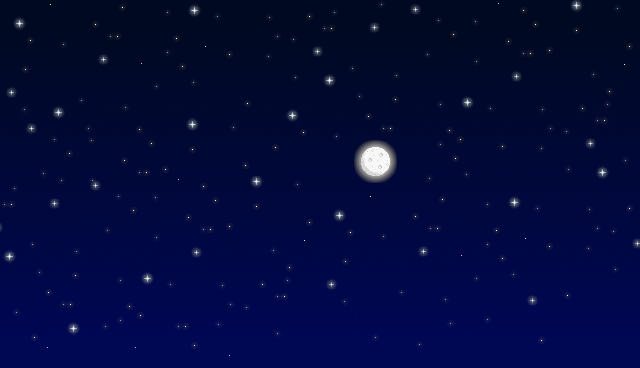

This game map was drawn from its Tiled (.tmx) file and the tilesets committed beside it. A one-line description and the trimmed map source follow:
An orthogonal 40x23 tile map with 16x16 px tiles, 5 tile layers (Back, Buildings, Front, Paths, ...).

<map version="1.10" tiledversion="1.11.2" orientation="orthogonal" renderorder="right-down" width="40" height="23" tilewidth="16" tileheight="16" infinite="0" nextlayerid="11" nextobjectid="1">
 <tileset firstgid="1" name="benceStargazing" tilewidth="16" tileheight="16" tilecount="1080" columns="40">
  <image source="benceStargazing.png" width="640" height="432" />
 </tileset>
 <layer id="1" name="Back" width="40" height="23">
  <data>[920 cells, 920 non-empty, 920 distinct tile ids]</data>
 </layer>
 <layer id="4" name="Buildings" width="40" height="23">
  <data>[920 cells, 0 non-empty, 0 distinct tile ids]</data>
 </layer>
 <layer id="5" name="Front" width="40" height="23">
  <data>[920 cells, 0 non-empty, 0 distinct tile ids]</data>
 </layer>
 <layer id="9" name="Paths" width="40" height="23">
  <data>[920 cells, 0 non-empty, 0 distinct tile ids]</data>
 </layer>
 <layer id="8" name="AlwaysFront" width="40" height="23">
  <data>[920 cells, 0 non-empty, 0 distinct tile ids]</data>
 </layer>
 <objectgroup id="2" name="Back" />
 <objectgroup id="3" name="Buildings" />
 <objectgroup id="6" name="Front" />
 <objectgroup id="10" name="Paths" />
 <objectgroup id="7" name="AlwaysFront" />
</map>
